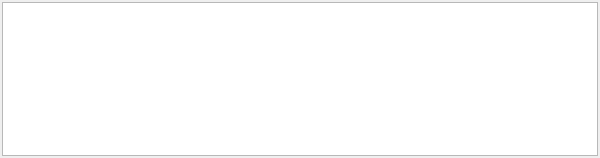
<?xml version="1.0" encoding="UTF-8"?>
<ui version="4.0">
 <class>ProcessList</class>
 <widget class="QDockWidget" name="ProcessList">
  <property name="geometry">
   <rect>
    <x>0</x>
    <y>0</y>
    <width>600</width>
    <height>158</height>
   </rect>
  </property>
  <property name="minimumSize">
   <size>
    <width>600</width>
    <height>113</height>
   </size>
  </property>
  <property name="features">
   <set>QDockWidget::AllDockWidgetFeatures</set>
  </property>
  <property name="windowTitle">
   <string>Processes</string>
  </property>
  <widget class="QWidget" name="dockWidgetContents">
   <layout class="QVBoxLayout" name="verticalLayout">
    <property name="spacing">
     <number>0</number>
    </property>
    <property name="margin">
     <number>2</number>
    </property>
    <item>
     <widget class="QTableWidget" name="tableWidget">
      <property name="minimumSize">
       <size>
        <width>0</width>
        <height>0</height>
       </size>
      </property>
      <property name="font">
       <font>
        <pointsize>9</pointsize>
       </font>
      </property>
     </widget>
    </item>
   </layout>
  </widget>
 </widget>
 <resources/>
 <connections/>
</ui>
